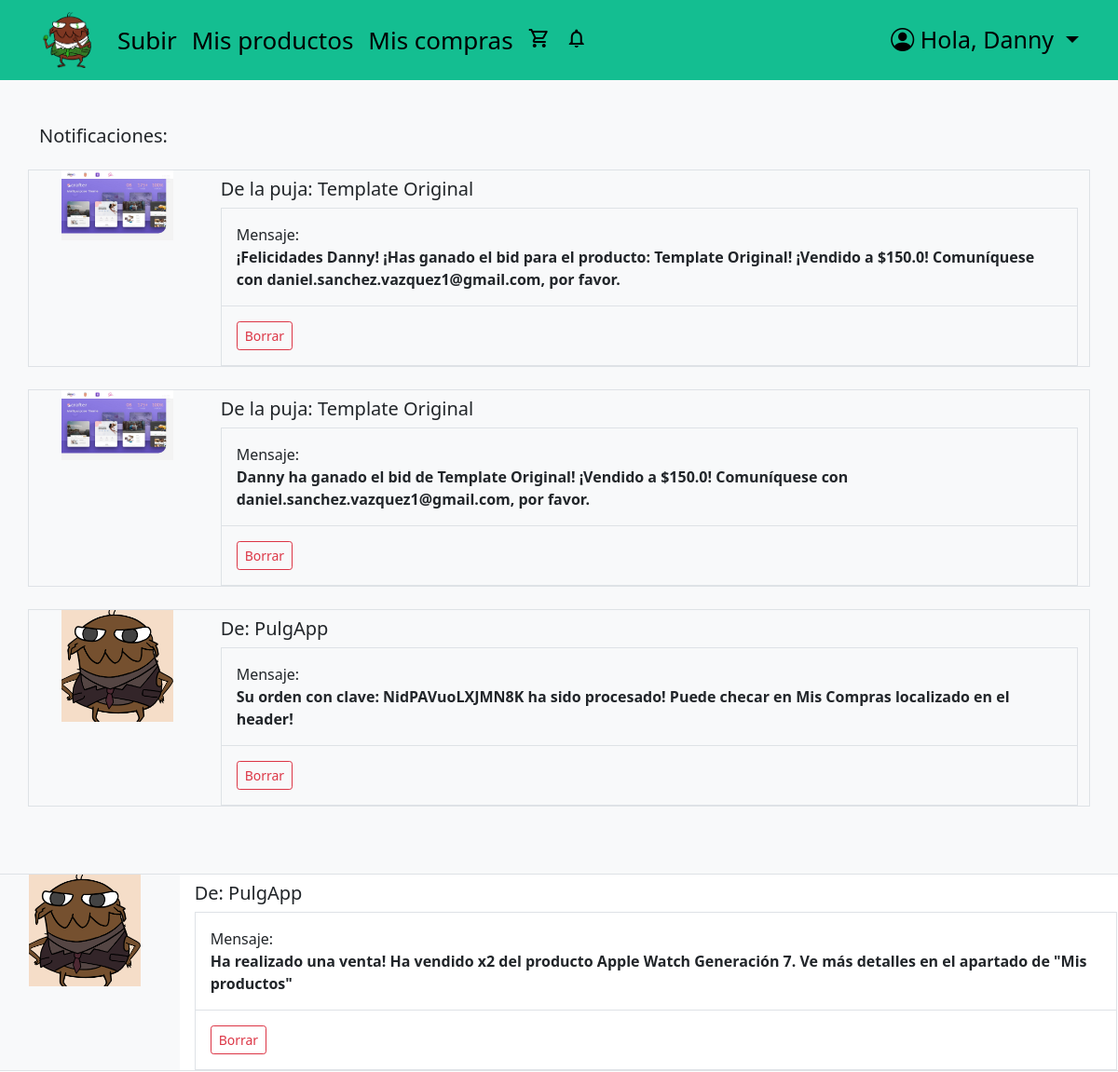
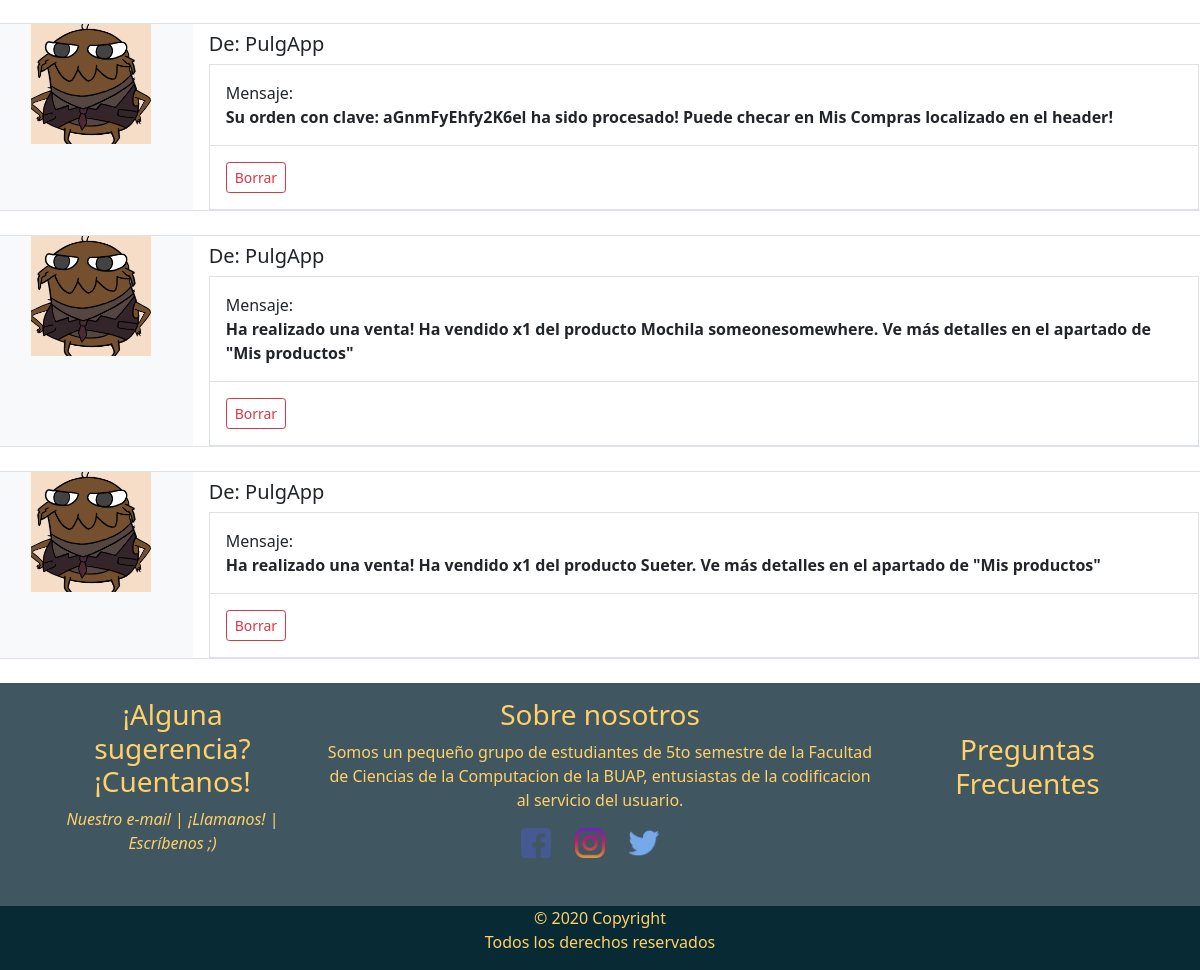
The page /notifications (signed in) on the database its author committed (2 pictures, top to bottom).
### users/models.py (models this page shows, shortened)
class User(AbstractBaseUser, PermissionsMixin):
    firstName = models.CharField(max_length=100,blank=False)
    lastName = models.CharField(max_length=100, blank=True)
    email = models.EmailField(max_length=255, unique= True)
    password = models.CharField(max_length=200)
    city = models.CharField(max_length=64, blank = True)
    state = models.CharField(max_length=64,blank = True)
    money = models.FloatField(blank=True,default=0,max_length=50)
    profilePic = models.ImageField(default="pic_default.jpg",null = True, blank = True)
    cartStockProducts = models.ManyToManyField("store.StockProduct", blank=True)
    is_active = models.BooleanField(default = True)
    is_staff = models.BooleanField(default=False)
    USERNAME_FIELD = 'email'
    REQUIRED_FIELDS = ['firstName'] #email and password are required by default
    objects = UserManager()
    def __str__(self):
        return self.firstName + " " + self.lastName

class Notification(models.Model):
    toUser = models.ForeignKey(User, null=True, on_delete=models.SET_NULL)
    message = models.CharField(max_length=200)
    hasBeenRead = models.BooleanField(default = False)
    date = models.DateTimeField()
    class Meta:
        abstract = True

class BidNotification(Notification):
    fromBidProduct = models.ForeignKey("store.BidProduct", null=True, on_delete=models.SET_NULL)

class SystemNotification(Notification):
    image = models.ImageField(default="pic_default.jpg",null = True, blank = True)

### store/models.py (models this page shows, shortened)
class Product(models.Model):
    productName = models.CharField(max_length=50)
    description = models.CharField(max_length=200)
    category = models.CharField(max_length=50)
    isActive = models.BooleanField(default=True)
    image = models.ImageField()
    objects = models.Manager()
    products = ProductManager()
    seller = models.ForeignKey(User, null=True, on_delete=models.SET_NULL)
    class Meta:
        abstract = True
    def __str__(self):
        return self.productName

class BidProduct(Product):
    currentBid = models.FloatField(blank=True,default=0)
    minBid = models.FloatField(default=0)
    condition = models.CharField(max_length=20, choices=CONDITION_CHOICES, default='BUENA')
    bidWinner = models.ForeignKey(User,related_name="BidWinner", null=True, on_delete=models.SET_NULL,blank=True)
    sold = models.BooleanField(default=False)

### users/views.py (the view)
# urls.py: path("notifications",views.notifications,name="notifications"),
@login_required
def notifications(request):
    userNotifications = reversed(UserNotification.objects.filter(toUser = request.user))
    bidNotifications = reversed(BidNotification.objects.filter(toUser = request.user))
    systemNotifications = reversed(SystemNotification.objects.filter(toUser = request.user))
    return render(request,"users/notifications.html",{
        "notifications":userNotifications,
        "bidNotifications":bidNotifications,
        "systemNotifications":systemNotifications})

### cart/context_processors.py (called while the page is built)
def cart(request):
    return {'cart':Cart (request)}

### users/templates/users/notifications.html (shortened to what this page needs)
{% extends 'core/layout.html' %}
{% block body %}
    <div class="album py-5 bg-light">
    <div class="container">
    <div class="pb-3 h5">Notificaciones:</div>
{% for bidNotification in bidNotifications %}
              <div data-index="{{bidNotification.fromBidProduct}}" class="row mb-4 border product-item">
                <div class="col-md-3 col-lg-2 order-md-first bg-light">
                  <img class="img-fluid mx-auto d-block" width="120px" alt="Responsive image" src="{{ bidNotification.fromBidProduct.image.url }}">
                </div>
                <div class="col-md-9 col-lg-10 ps-md-3 ps-lg-10">
                  <a href="http://127.0.0.1:8000/products/stock/{{product.id}}" class="text-decoration-none text-reset">
                    <h1 class="h5 pt-2">De la puja: {{ bidNotification.fromBidProduct.productName }}</h1>
                  </a>
                  <div class="border">
                    <div class="col border-bottom">
                      <div class="row p-3">
                        <div class="col-6">Mensaje: </div>
                            <b>{{ bidNotification.message }}</b>
                      </div>
                    </div>
                    <div class="col">
                      <div class="row p-3">
                        <div class="col-12">
                          <a href = "{% url 'users:deleteBidNotification' bidNotification.id %}" class="btn btn-outline-danger btn-sm">Borrar</a>
                        </div>
                      </div>
                    </div>
                  </div>
                </div>
              </div>
            {% endfor %}
  {% for systemNotification in systemNotifications %}
              <div data-index="{{ systemNotification.toUser }}" class="row mb-4 border product-item">
                <div class="col-md-3 col-lg-2 order-md-first bg-light">
                  <img class="img-fluid mx-auto d-block" width="120px" alt="Responsive image" src="{{ systemNotification.image.url }}">
                </div>
                <div class="col-md-9 col-lg-10 ps-md-3 ps-lg-10">
                  <a href="http://127.0.0.1:8000/products/stock/{{product.id}}" class="text-decoration-none text-reset">
                    <h1 class="h5 pt-2">De: PulgApp </h1>
                  </a>
                  <div class="border">
                    <div class="col border-bottom">
                      <div class="row p-3">
                        <div class="col-6">Mensaje: </div>
                            <b>{{ systemNotification.message }}</b>
                      </div>
                    </div>
                    <div class="col">
                      <div class="row p-3">
                        <div class="col-12">
                          <a href = "{% url 'users:deleteSystemNotification' systemNotification.id %}" class="btn btn-outline-danger btn-sm">Borrar</a>
                        </div>
                      </div>
                    </div>
                  </div>
                </div>
              </div>
            </div>
            </div>
            </div>
        {% endfor %}
{% endblock body %}

### core/templates/core/layout.html (shortened to what this page needs)
{% load static %}
<!DOCTYPE html>
<html lang="en">
  <head>
    <link href="https://cdnjs.cloudflare.com/ajax/libs/simple-line-icons/2.4.1/css/simple-line-icons.min.css" rel="stylesheet">
    <link rel="stylesheet" href="https://cdn.jsdelivr.net/npm/bootstrap-icons@1.5.0/font/bootstrap-icons.css">
    <link href="https://cdn.jsdelivr.net/npm/bootstrap@5.0.0-beta1/dist/css/bootstrap.min.css" rel="stylesheet"
>
    <link rel="stylesheet" href="{% static 'core/styleLayout.css' %}"  type="text/css"/>
  </head>
  <body>
    <div class="container-fluid">
        <header>
          <nav id="navHeader1" class="navbar navbar-expand-lg">
            <div class="container">
              <a class="navbar-brand" href="{% url 'core:index' %}">
                <img src="{% static 'store/logo.png' %}"  alt="logo" class="logo">
              </a>
              <div class="collapse navbar-collapse" id="navbarMobileToggle">
                <ul class="navbar-nav me-auto mb-2 mb-lg-0">
                  {% if user.is_authenticated %}
                    <li class="nav-item"><a class="nav-link" href="{% url 'store:uploadProduct' %}"> Subir</a></li>
                    <li class="nav-item"><a class="nav-link" href="{% url 'users:myProducts' %}">Mis productos</a></li>
                    <li class="nav-item"><a class="nav-link" href="{% url 'users:myShoppings' %}">Mis compras</a></li>
                    <li class="nav-item"><a class="nav-link" href="{% url 'cart:cartSummary' %}" id="iconRef">
                      <span id="iconImg" class="material-icons-outlined">shopping_cart</span>
                    </a></li>
                    <li class="nav-item"><a class="nav-link" href="{% url 'users:notifications' %}" id="iconRef">
                      <span id="iconImg" class="material-icons-outlined">notifications</span>
                    </a></li>
                  {% endif %}
                </ul>
                <div class="btn-group float-end">
                  {% if user.is_authenticated %}
                    <a id="profileButton" href="#" class="dropdown-toggle text-decoration-none" data-bs-toggle="dropdown">
                      <i class="bi bi-person-circle"></i>
                      <span>Hola, {{user.firstName}}</span>
                    </a>
                  {% endif %}
                </div>
              </div>
            </div>
          </nav>
        </header>
        <div class="main">
        {% block body %} {% endblock body %}
          <footer class="page-footer font-small">
            <div class="container text-center text-md-left">
              <div class="row">
                <div class="col-md-3 mx-auto">
                  <h3>¡Alguna sugerencia? ¡Cuentanos!</h3>
                  <p class="footer-links">
                      <i>Nuestro e-mail</i>
                      |
                      <i>¡Llamanos!</i>
                      |
                      <i>Escríbenos ;)</i>
                  </p>
                </div>
                <div class="col-md-6 mt-md-0 mt-3">
                  <h3>Sobre nosotros</h3>
                  <p>Somos un peque&ntildeo grupo de estudiantes de 5to semestre de la Facultad de Ciencias de la Computacion
                    de la BUAP, entusiastas de la codificacion al servicio del usuario. </br>
                  </p>
                  <div class="col-md-12 ">
                    <div class="mb-5 flex-center" id="footer-icons">
                        <a href="{% url 'core:index' %}" class="social">
                            <img src="{% static 'store/fb.png' %}"  alt="socialImg" class="socialImg">
                        </a>
                        <a href="{% url 'core:index' %}" class="social">
                            <img src="{% static 'store/insta.png' %}"  alt="socialImg" class="socialImg">
                        </a>
                        <a href="{% url 'core:index' %}" class="social">
                            <img src="{% static 'store/twit.png' %}"  alt="socialImg" class="socialImg">
                        </a>
                    </div>
                  </div>
                </div>
                <div id="FAQ-Support" class="col-md-3 mx-auto">
                  <a id="FAQ-link" href="{% url 'core:FAQ' %}"><h3>Preguntas Frecuentes</h3></a>
                </div>
            </div>
          </footer>
          <div id="copyright-id" class="footer-copyright text-center py-3">
              © 2020 Copyright
              <br>
              Todos los derechos reservados
            </div>
  </body>
</html>

### core/static/core/styleLayout.css (style rules this page uses)
.container-fluid { padding-right: 0px; padding-left: 0px; }
img.socialImg { width: 30px; padding: none; }
#navHeader1 { background: #14be91; }
#profileButton { font-size: 25px; color: #000000; }
.nav-link { font-size: 26px; color: #000000; }
#iconImg { text-align: center; }
#footer-icons a { padding-right: 20px; text-decoration: none; color: #ffd166; }
#FAQ-Support { padding-top: 35px; }
#FAQ-link { vertical-align: middle; text-decoration: none; color: #ffd166; line-height: 24px; }
.page-footer { padding-top: 15px; color: #ffd166; background: rgba(1, 31, 46, 0.75); }
#copyright-id { padding-top: 0px !important; background: #082a35; color: #ffd166; }
.logo { height: 60px; }

### rows shown on the page
User: firstName "Danny"
BidNotification: fromBidProduct.image (picture), fromBidProduct.productName "Template Original", message "¡Felicidades Danny! ¡Has ganado el bid para el producto: Template Original! ¡Vendido a $150.0! Comuníquese con daniel.sanchez.vazquez1@gmail.com, por favor."
BidNotification: fromBidProduct.image (picture), fromBidProduct.productName "Template Original", message "Danny ha ganado el bid de Template Original! ¡Vendido a $150.0! Comuníquese con daniel.sanchez.vazquez1@gmail.com, por favor."
SystemNotification: image (placeholder picture), message "Su orden con clave: NidPAVuoLXJMN8K ha sido procesado! Puede checar en Mis Compras localizado en el header!"
SystemNotification: image (placeholder picture), message "Ha realizado una venta! Ha vendido x2 del producto Apple Watch Generación 7. Ve más detalles en el apartado de \"Mis productos\""
SystemNotification: image (placeholder picture), message "Su orden con clave: aGnmFyEhfy2K6el ha sido procesado! Puede checar en Mis Compras localizado en el header!"
SystemNotification: image (placeholder picture), message "Ha realizado una venta! Ha vendido x1 del producto Mochila someonesomewhere. Ve más detalles en el apartado de \"Mis productos\""
SystemNotification: image (placeholder picture), message "Ha realizado una venta! Ha vendido x1 del producto Sueter. Ve más detalles en el apartado de \"Mis productos\""
